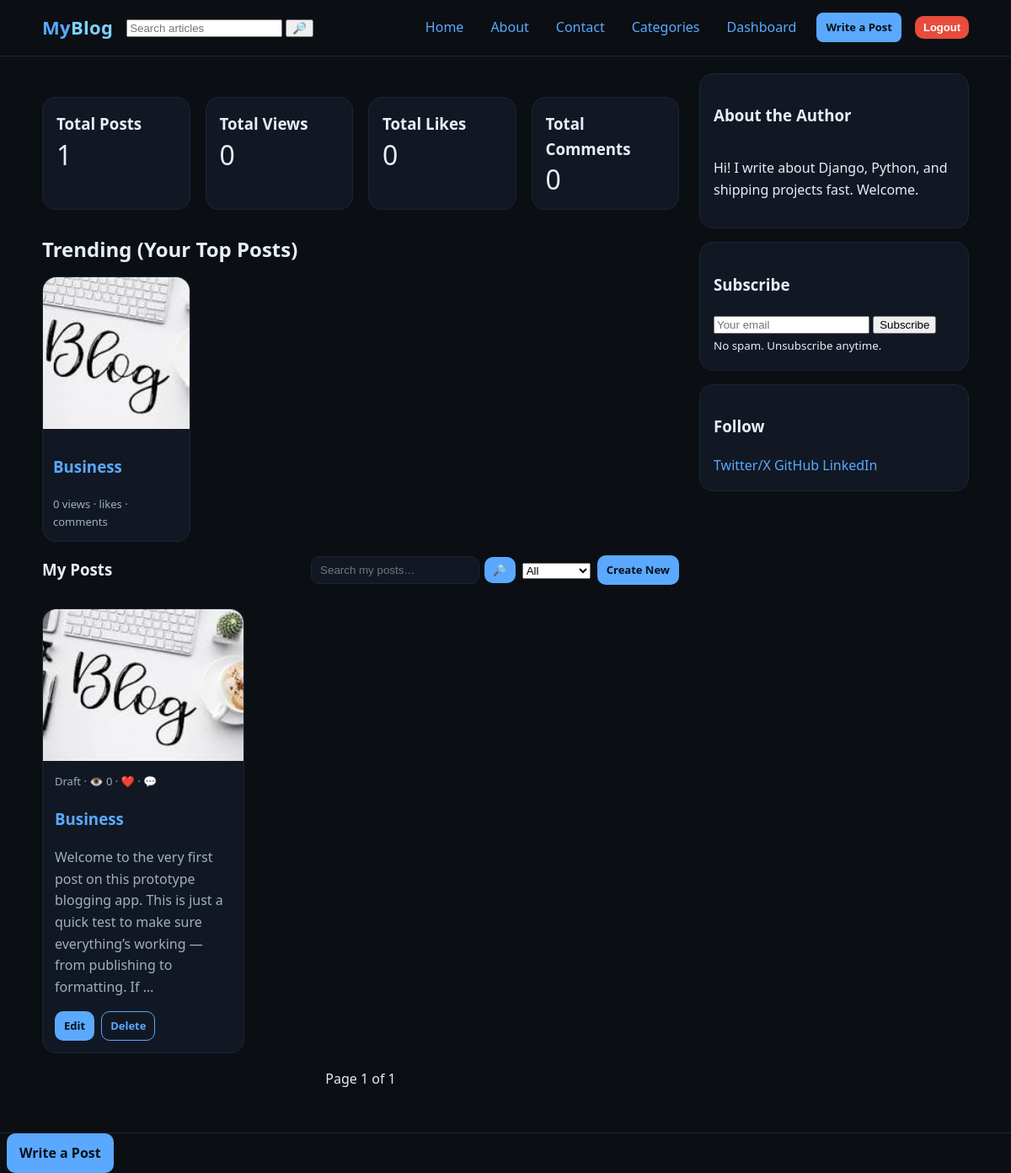
The page /dashboard/ (signed in) on the database its author committed.
### blogs/models.py (models this page shows, shortened)
class Post(models.Model):
    DRAFT = "draft"
    PUBLISHED = "published"
    STATUS_CHOICES = [(DRAFT, "Draft"), (PUBLISHED, "Published")]
    title = models.CharField(max_length=200)
    slug = models.SlugField(max_length=220, unique=True, blank=True)
    author = models.ForeignKey(User, on_delete=models.CASCADE, related_name="posts")
    category = models.ForeignKey(
        Category, on_delete=models.SET_NULL, null=True, blank=True, related_name="posts"
    )
    cover = models.ImageField(upload_to="covers/", blank=True, null=True)
    body = models.TextField()
    status = models.CharField(max_length=10, choices=STATUS_CHOICES, default=DRAFT)
    published_at = models.DateTimeField(blank=True, null=True)
    tags = models.CharField(max_length=250, blank=True)
    view_count = models.PositiveIntegerField(default=0)
    likes = models.ManyToManyField(
        User, blank=True, through="PostLike", related_name="liked_posts"
    )
    created = models.DateTimeField(auto_now_add=True)
    updated = models.DateTimeField(auto_now=True)
    objects = PostQuerySet.as_manager()
    class Meta:
        ordering = ["-published_at", "-created"]
    def get_absolute_url(self):
        return reverse("blogs:post_detail", args=[self.slug])

### blogs/views.py (the view)
# urls.py: path("dashboard/", views.author_dashboard, name="author_dashboard"),
@login_required
def author_dashboard(request):
    if not is_approved_author(request.user):
        messages.info(request, "You need author approval to access the dashboard.")
        return redirect("blogs:author_apply")
    base_qs = (
        Post.objects.filter(author=request.user)
        .select_related("category")
        .annotate(
            v_count=Count("view_events", distinct=True),
            l_count=Count("like_events", distinct=True),
            c_count=Count("comments", distinct=True),
        )
        .order_by("-updated", "-created")
    )
    qs = base_qs
    status = request.GET.get("status")
    if status in {"draft", "published"}:
        qs = qs.filter(status=status)
    q = request.GET.get("q")
    if q:
        qs = qs.filter(Q(title__icontains=q) | Q(body__icontains=q))
    page_obj = _paginate(request, qs, per_page=10)
    totals = base_qs.aggregate(
        total_posts=Count("id", distinct=True),
        total_views=Count("view_events", distinct=True),
        total_likes=Count("like_events", distinct=True),
        total_comments=Count("comments", distinct=True),
    )
    trending = base_qs.order_by("-v_count", "-l_count")[:5]
    return render(
        request,
        "blog/author_dashboard.html",
        {"page_obj": page_obj, "totals": totals, "trending": trending},
    )

### blogs/views.py (called while the page is built)
def _paginate(request, queryset, per_page=6):
    paginator = Paginator(queryset, per_page)
    page_number = request.GET.get("page")
    return paginator.get_page(page_number)

def is_approved_author(user):
    return user.is_authenticated and user.has_perm("blogs.add_post")

### blogs/templates/blog/author_dashboard.html (shortened to what this page needs)
{% extends "blog/base.html" %}
{% block content %}
<section class="section">
    <section class="section">
  <div class="cards slim">
    <div class="card">
      <h3 style="margin:0">Total Posts</h3>
      <p class="detail-title" style="margin:.25rem 0 0">{{ totals.total_posts|default:0 }}</p>
    </div>
    <div class="card">
      <h3 style="margin:0">Total Views</h3>
      <p class="detail-title" style="margin:.25rem 0 0">{{ totals.total_views|default:0 }}</p>
    </div>
    <div class="card">
      <h3 style="margin:0">Total Likes</h3>
      <p class="detail-title" style="margin:.25rem 0 0">{{ totals.total_likes|default:0 }}</p>
    </div>
    <div class="card">
      <h3 style="margin:0">Total Comments</h3>
      <p class="detail-title" style="margin:.25rem 0 0">{{ totals.total_comments|default:0 }}</p>
    </div>
  </div>
</section>
{% if trending %}
<section class="section">
  <div class="section-head">
    <h2>Trending (Your Top Posts)</h2>
  </div>
  <div class="cards slim">
    {% for p in trending %}
      <article class="card post compact">
        <a class="thumb" href="{{ p.get_absolute_url }}">
          {% if p.cover %}
            <img src="{{ p.cover.url }}" alt="{{ p.title }}">
          {% else %}
            <div class="placeholder small"></div>
          {% endif %}
        </a>
        <div class="meta">
          <h3><a href="{{ p.get_absolute_url }}">{{ p.title }}</a></h3>
          <div class="kicker">{{ p.view_count }} views · {{ p.like_count }} likes · {{ p.comment_count }} comments</div>
        </div>
      </article>
    {% endfor %}
  </div>
</section>
{% endif %}
  <div class="section-head">
    <h1>My Posts</h1>
    <div style="margin-left:auto; display:flex; gap:8px; align-items:center">
      <form method="get" action="" class="search" style="margin:0">
        <input type="text" name="q" value="{{ request.GET.q }}" placeholder="Search my posts…">
        <button type="submit">🔎</button>
      </form>
      <form method="get" action="" style="margin:0">
        <select name="status" onchange="this.form.submit()">
          <option value="">All</option>
        </select>
      </form>
      <a class="btn tiny" href="{% url 'blogs:post_create' %}">Create New</a>
    </div>
  </div>
  {% if page_obj %}
  <div class="cards">
    {% for post in page_obj %}
      <article class="card post">
        <a class="thumb" href="{{ post.get_absolute_url }}">
          {% if post.cover %}
            <img src="{{ post.cover.url }}" alt="{{ post.title }}">
          {% else %}
            <div class="placeholder"></div>
          {% endif %}
        </a>
        <div class="meta">
          <div class="kicker">
            {{ post.status|title }}{% if post.published_at %} · {{ post.published_at|date:"M d, Y" }}{% endif %}
            · 👁️ {{ post.view_count }} · ❤️ {{ post.like_count }} · 💬 {{ post.comment_count }}
          </div>
          <h3><a href="{{ post.get_absolute_url }}">{{ post.title }}</a></h3>
          <p class="excerpt">{{ post.body|truncatewords:28 }}</p>
          <div class="detail-actions" style="padding:0;margin-top:6px">
            <a class="btn tiny" href="{% url 'blogs:post_update' post.slug %}">Edit</a>
            <a class="btn tiny secondary" href="{% url 'blogs:post_delete' post.slug %}">Delete</a>
          </div>
        </div>
      </article>
    {% endfor %}
  </div>
  <div class="pagination">
    <span>Page {{ page_obj.number }} of {{ page_obj.paginator.num_pages }}</span>
  </div>
  {% else %}
    <p class="muted">No posts yet—click “Create New” to start writing.</p>
  {% endif %}
</section>
{% endblock %}

### blogs/templates/blog/base.html (shortened to what this page needs)
{% load static %}
<!doctype html>
<html lang="en">
<head>
  <link rel="stylesheet" href="{% static 'blog/styles.css' %}">
</head>
<body class="site">
 <header class="site-header">
  <div class="container header-inner">
    <a class="logo" href="{% url 'blogs:post_list' %}">My<span>Blog</span></a>
    <form class="searchbar" action="{% url 'blogs:post_list' %}" method="get" role="search">
      <input
        type="search"
        name="q"
        value="{{ request.GET.q }}"
        placeholder="Search articles"
        aria-label="Search articles">
      <button type="submit" aria-label="Search">🔎</button>
    </form>
    <nav id="nav-menu" class="nav">
  <a href="{% url 'blogs:post_list' %}">Home</a>
  <a href="{% url 'blogs:about' %}">About</a>
  <a href="{% url 'blogs:contact' %}">Contact</a>
  <a href="{% url 'blogs:categories' %}">Categories</a>
  {% if request.user.is_authenticated %}
    <a href="{% url 'blogs:author_dashboard' %}">Dashboard</a>
    {% if perms.blogs.add_post %}
      <a class="btn tiny" href="{% url 'blogs:post_create' %}">Write a Post</a>
    {% else %}
      <a class="btn tiny" href="{% url 'blogs:author_apply' %}">Write a Post</a>
    {% endif %}
    <form method="post" action="{% url 'logout' %}" style="display:inline;">
      <button type="submit" class="btn tiny" style="background:#e74c3c;color:white;border:none;cursor:pointer;">
        Logout
      </button>
    </form>
  {% else %}
    <a class="btn tiny" href="{% url 'login' %}?next={% url 'blogs:post_create' %}">Write a Post</a>
  {% endif %}
</nav>
  </div>
 </header>
  <main class="container grid">
    <section class="content">{% block content %}{% endblock %}</section>
    <aside class="sidebar">
      <div class="card">
        <h3>About the Author</h3>
        <div class="author">
          <p>Hi! I write about Django, Python, and shipping projects fast. Welcome. </p>
        </div>
      </div>
      <div class="card">
        <h3>Subscribe</h3>
        <form action="#" method="post" onsubmit="alert('Demo only 🤣'); return false;">
          <input type="email" placeholder="Your email" required>
          <button type="submit">Subscribe</button>
        </form>
        <small>No spam. Unsubscribe anytime.</small>
      </div>
      <div class="card">
        <h3>Follow</h3>
        <div class="social">
          <a href="#">Twitter/X</a>
          <a href="#">GitHub</a>
          <a href="#">LinkedIn</a>
        </div>
      </div>
    </aside>
  </main>
  <footer class="site-footer">
<div class="footer-cta">
  {% if request.user.is_authenticated and perms.blogs.add_post %}
    <a class="btn" href="{% url 'blogs:post_create' %}">Write a Post</a>
  {% elif request.user.is_authenticated %}
    <a class="btn" href="{% url 'blogs:author_apply' %}">Write a Post</a>
  {% else %}
    <a class="btn" href="{% url 'login' %}?next={% url 'blogs:post_create' %}">Write a Post</a>
    <a class="btn secondary" href="{% url 'blogs:signup' %}?next={% url 'blogs:post_create' %}">Create Account</a>
  {% endif %}
</div>
  </footer>
</body>
</html>

### static/blog/styles.css (style rules this page uses)
:root { --bg:#0b0f14; --card:#111823; --muted:#9fb0c0; --text:#e6eef6; --brand:#5aa9ff; --brand-2:#7dd3fc; --border:#1b2634; --accent:#203047; }
* { box-sizing:border-box }
html,body { margin:0;padding:0 }
body { background:var(--bg);color:var(--text);font:16px/1.6 system-ui, -apple-system, Segoe UI, Roboto, Arial }
a { color:var(--brand);text-decoration:none }
.container { max-width:1100px;margin:0 auto;padding:0 16px }
.site-header { border-bottom:1px solid var(--border);position:sticky;top:0;background:rgba(11,15,20,.9);backdrop-filter: blur(8px);z-index:10 }
.header-inner { display:flex;gap:16px;align-items:center;justify-content:space-between;padding:14px 0; }
.logo { font-weight:800;font-size:22px;letter-spacing:.3px }
.logo span { color:var(--brand-2) }
.nav { display:flex;gap:14px;flex-wrap:wrap }
.nav a { padding:6px 8px;border-radius:8px }
.site-header { position: sticky; top: 0; z-index: 1000; background: var(--bg, #0f1115); border-bottom: 1px solid var(--border, #222); }
.header-inner { display: flex; align-items: center; gap: 1rem; min-height: 64px; }
.nav { display: flex; align-items: center; gap: 1rem; margin-left: auto; }
.search { display:flex;gap:6px;align-items:center }
.search input { background:var(--card);border:1px solid var(--border);color:var(--text);padding:8px 10px;border-radius:10px;min-width:200px }
.search button { background:var(--brand);color:#081018;border:0;padding:8px 10px;border-radius:10px;cursor:pointer }
.grid { display:grid;grid-template-columns: minmax(0,1fr) 320px;gap:24px;padding:20px 0 }
.section { margin-top:28px }
.section-head { display:flex;align-items:center;gap:12px;margin-bottom:12px }
.section-head h2 { margin:0 }
.cards { display:grid;grid-template-columns: repeat(3, minmax(0,1fr)); gap:18px }
.cards.slim { grid-template-columns: repeat(4, minmax(0,1fr)) }
.card { background:var(--card);border:1px solid var(--border);border-radius:16px;padding:16px }
.card.post { padding:0;display:flex;flex-direction:column }
.card.post .thumb img { display:block;width:100%;height:180px;object-fit:cover;border-top-left-radius:16px;border-top-right-radius:16px }
.card.post .meta { padding:14px }
.card.post.compact .meta { padding:12px }
.kicker { color:var(--muted);font-size:13px }
.excerpt { color:var(--muted) }
.pagination { display:flex;gap:12px;align-items:center;justify-content:center;margin-top:18px }
.sidebar { display:flex;flex-direction:column;gap:16px }
.author { display:flex;gap:12px;align-items:flex-start }
.btn { display:inline-block;background:var(--brand);color:#081018;padding:10px 14px;border-radius:10px;border:1px solid transparent;font-weight:600 }
.btn.secondary { background:transparent;border-color:var(--brand);color:var(--brand) }
.btn.tiny { padding:6px 10px;font-size:13px }
.site-footer { border-top:1px solid var(--border);margin-top:30px }
.footer-cta .btn { margin-left:8px }
.detail-title { margin:.2rem 0 0;font-size:32px;line-height:1.15 }
.detail-actions { display:flex;gap:8px;padding:0 16px 16px }

### rows shown on the page
Post: cover (picture), title "Business", view_count "0", status "Draft", body "Welcome to the very first post on this prototype blogging app. This is just a quick test to make sure everything’s working — from publishing to formatting. If …"

### other values the page prints
{{ totals.total_posts|default:0 }} "1"
{{ totals.total_views|default:0 }} "0"
{{ totals.total_likes|default:0 }} "0"
{{ totals.total_comments|default:0 }} "0"
{{ page_obj.number }} "1"
{{ page_obj.paginator.num_pages }} "1"
